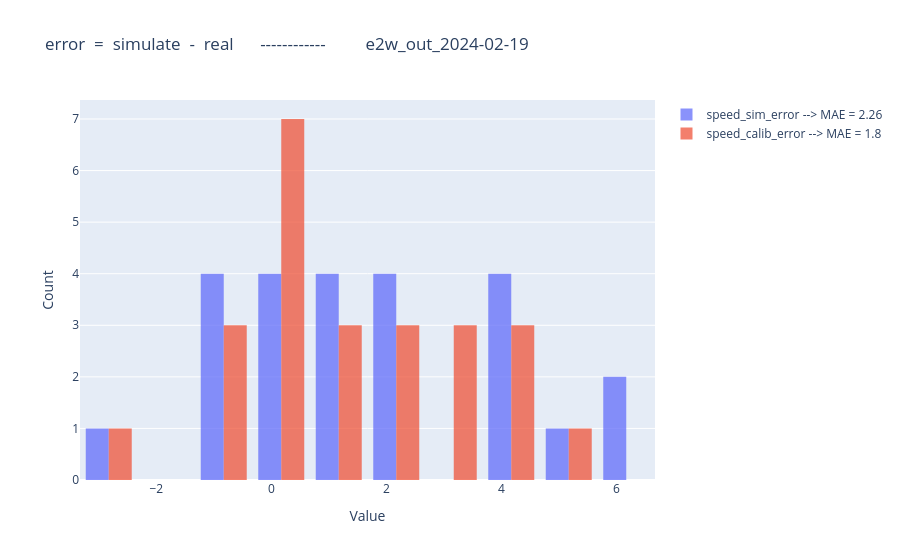

Notebook source saved alongside this figure:
### Code cell
import plotly.graph_objects as go

fig = go.Figure()

xbins=dict(
        start=start,  # Bin start
        end=end,    # Bin end
        size=1    # Bin size (width of each bin)
    )
sim_MAE = round(abs(compare_df['speed_sim_error']).mean(),2)
calib_MAE = round(abs(compare_df['speed_calib_error']).mean(),2)
fig.add_trace(go.Histogram(x=compare_df['speed_sim_error'], name=f"speed_sim_error --> MAE = {sim_MAE}", opacity=0.75, xbins=xbins))
fig.add_trace(go.Histogram(x=compare_df['speed_calib_error'], name=f"speed_calib_error --> MAE = {calib_MAE}", opacity=0.75, xbins=xbins))

fig.update_layout(
    barmode='group',  # Use 'overlay' if you want stacked look
    xaxis_title='Value',
    yaxis_title='Count',
    title=f"error  =  simulate  -  real      ------------         {postfix}"
)

fig.show()
fig.write_html(f"diagram/hist_speed_error_{postfix}.html")

### Figure 1 — Plotly figure (JSON) as saved in the notebook; plotly's stock layout.template omitted (floating-point values rounded to 4 significant figures)
{"data": [{"name": "speed_sim_error --> MAE = 2.26", "opacity": 0.75, "type": "histogram", "x": [-0.37, 3.709, 4.787, 6.029, 2.473, 6.143, 4.308, 3.712, 0.28, 1.601, 2.333, 1.781, 1.084, -0.75, -1.152, 3.839, 1.072, 1.477, -1.037, -0.07333, -3.328, 0.4478, 2.148, 0.4167], "xbins": {"end": 6.143, "size": 1, "start": -3.328}}, {"name": "speed_calib_error --> MAE = 1.8", "opacity": 0.75, "type": "histogram", "x": [0.308, 3.321, 4.022, 5.016, 2.389, 4.306, 3.98, 3.094, 0.5433, 0.9147, -0.3649, 1.743, 0.6267, -0.207, -2.719, 3.603, 1.295, 0.4464, -0.4878, 0.2163, -0.3601, 0.2062, 1.99, 0.9754], "xbins": {"end": 6.143, "size": 1, "start": -3.328}}], "layout": {"barmode": "group", "title": {"text": "error  =  simulate  -  real      ------------         e2w_out_2024-02-19"}, "xaxis": {"title": {"text": "Value"}}, "yaxis": {"title": {"text": "Count"}}}}
